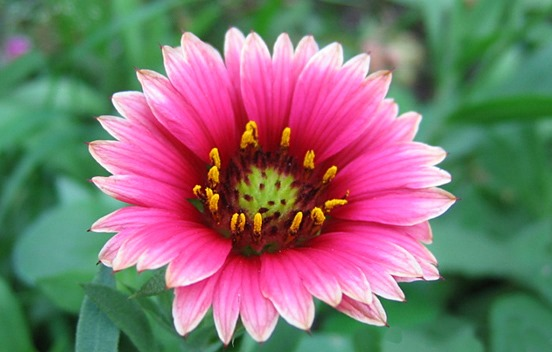
#> input picture flower.jpg, 552 x 352 px
$ python pgm11.py
#> lines starting #> are read from the running program, lines starting #| are printed output that depends on the picture; after the words box and inside, x2 and y2 are one past the last pixel; in counts of white or black regions, pixels touching at a corner belong together
import cv2

# Read the image
image = cv2.imread("flower.jpg")
#> image is the input picture: shape (352, 552, 3); mean B, G, R 112.2, 115.6, 129.2

# Convert to grayscale
gray = cv2.cvtColor(image, cv2.COLOR_BGR2GRAY)
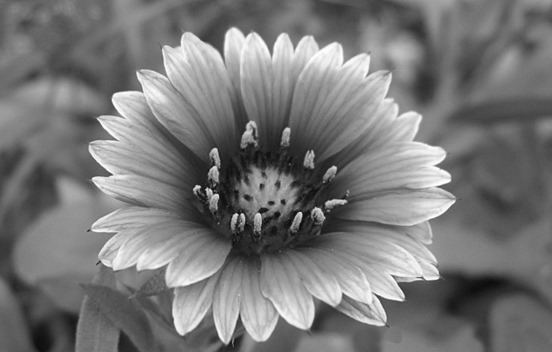
#> gray: shape (352, 552); min 11, max 255, mean 119.3

# Apply binary thresholding or canny edge detection
_, thresh = cv2.threshold(gray, 127, 255, cv2.THRESH_BINARY)
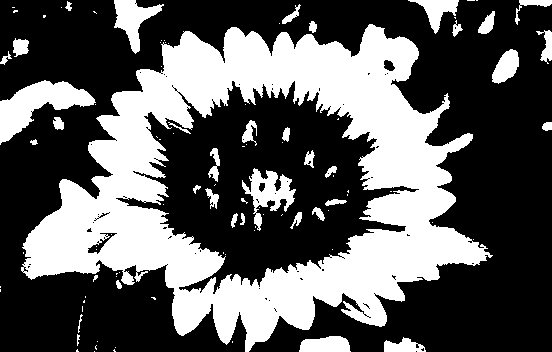
#> thresh: shape (352, 552); 36.6% white; 99 white regions (63 under 20 px)

# Find contours
contours, _ = cv2.findContours(thresh, cv2.RETR_EXTERNAL, cv2.CHAIN_APPROX_SIMPLE)
#> contours = 58 contours, 38 with area under 20; largest, box (x1, y1, x2, y2) and area: (21, 24, 493, 352) 92014, (0, 80, 96, 145) 2496, (114, 0, 164, 54) 1066, (299, 336, 351, 352) 626, (408, 0, 459, 34) 606

# Draw contours on the original image
cv2.drawContours(image, contours, -1, (0, 255, 0), 2)
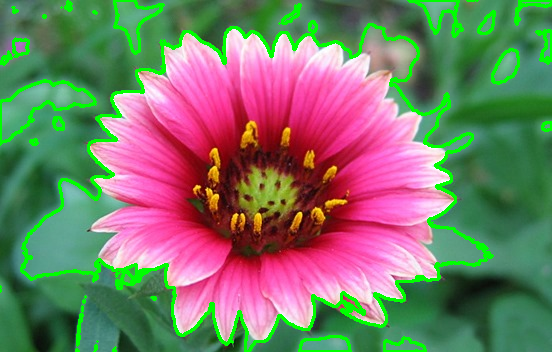
#> image: shape (352, 552, 3); 6.99% of pixels changed, all inside (x1, y1, x2, y2) = (0, 0, 552, 352)

# Display the image with contours
cv2.imshow("Image with Contours", image)
cv2.waitKey(0)
cv2.destroyAllWindows()

$ run again, with dog.jpg copied over flower.jpg
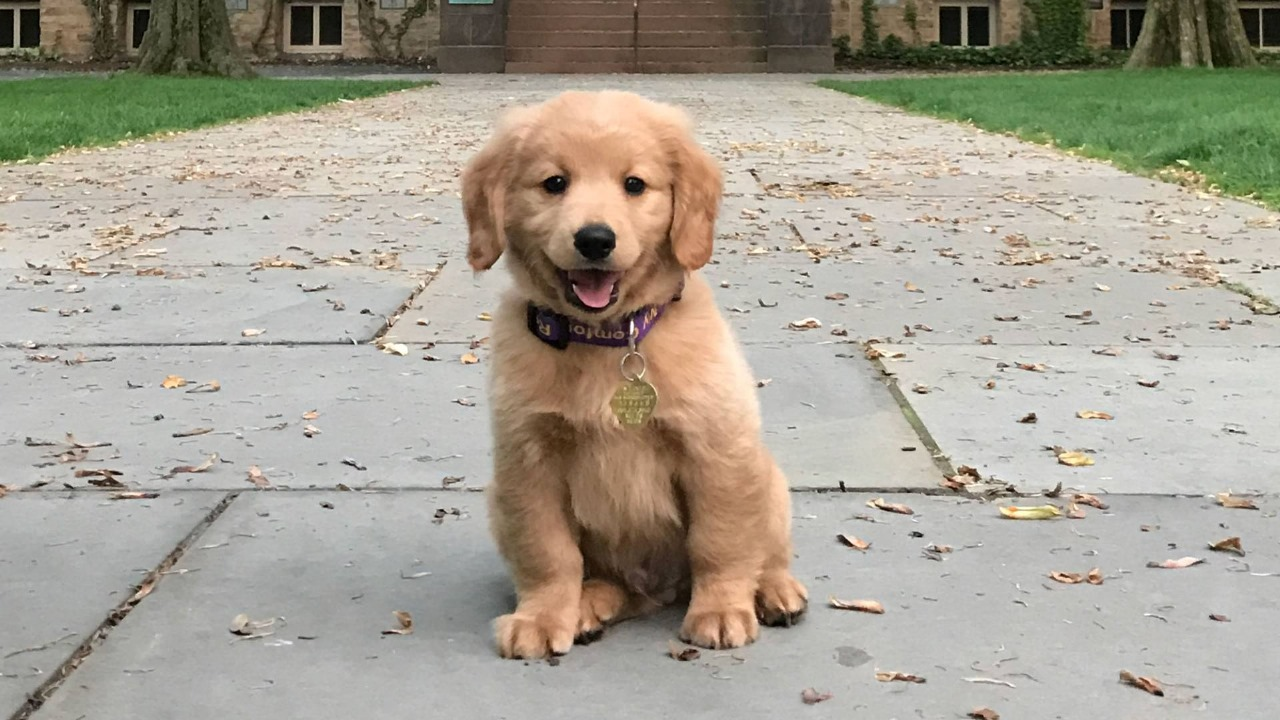
#> input picture dog.jpg, 1280 x 720 px
#> image is the input picture: shape (720, 1280, 3); mean B, G, R 148.6, 162, 167.8
#> `_, thresh = cv2.threshold(gray, 127, 255, cv2.THRESH_BINARY)`:
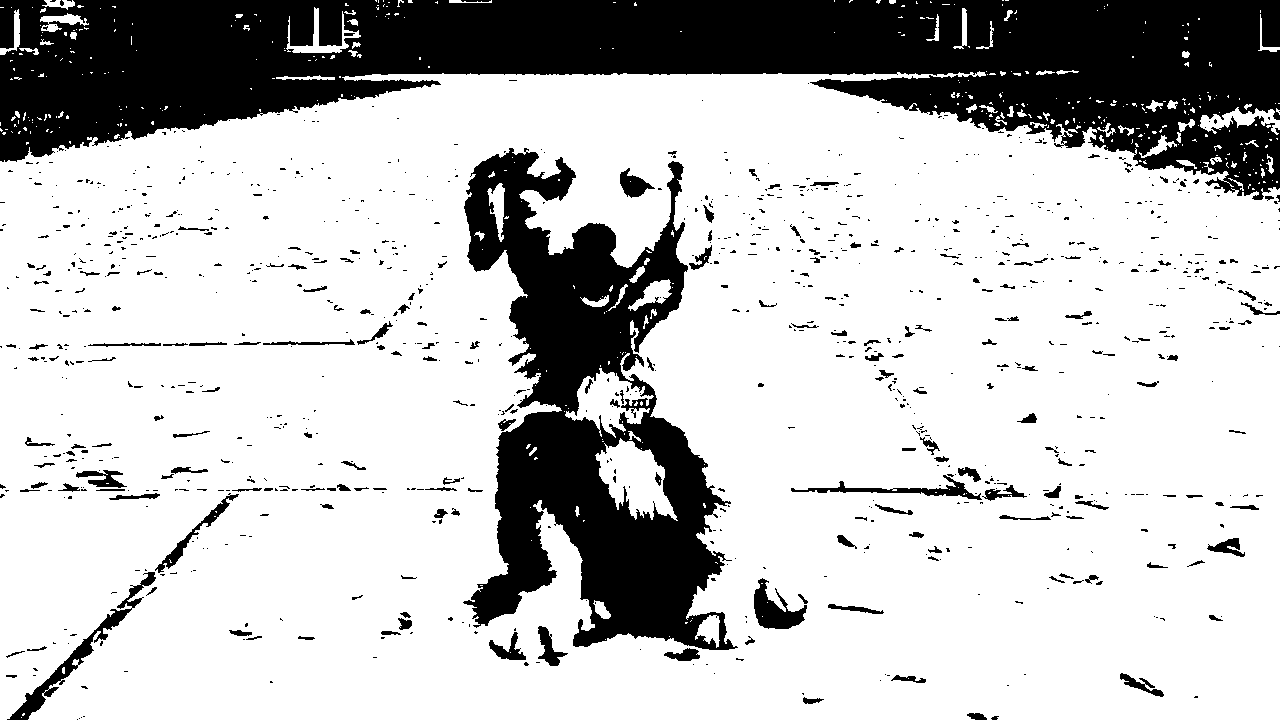
#> thresh: shape (720, 1280); 75.7% white; 1004 black regions (800 under 20 px)
#> contours = 357 contours, 320 with area under 20; largest, box (x1, y1, x2, y2) and area: (0, 71, 1280, 720) 772256, (1200, 107, 1280, 135) 825, (286, 7, 361, 53) 651, (40, 13, 89, 32) 343, (0, 9, 20, 55) 218
#> `cv2.drawContours(image, contours, -1, (0, 255, 0), 2)`:
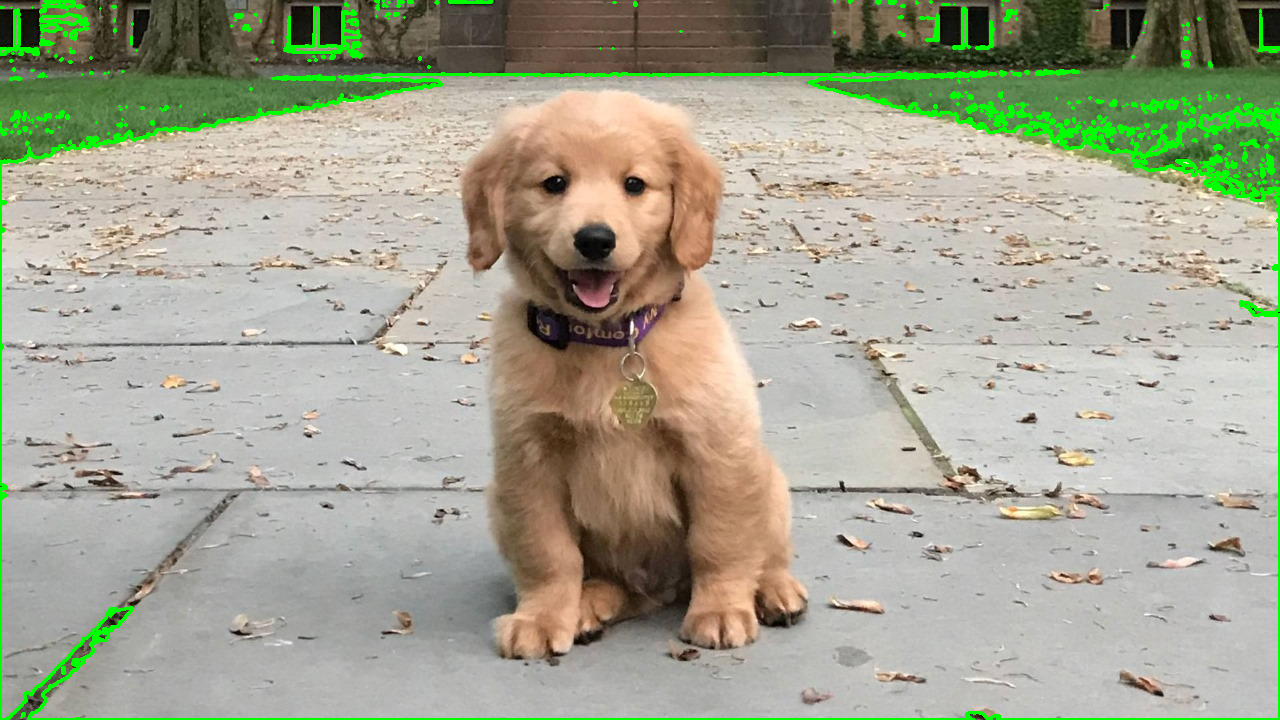
#> image: shape (720, 1280, 3); 3% of pixels changed, all inside (x1, y1, x2, y2) = (0, 0, 1280, 720)
